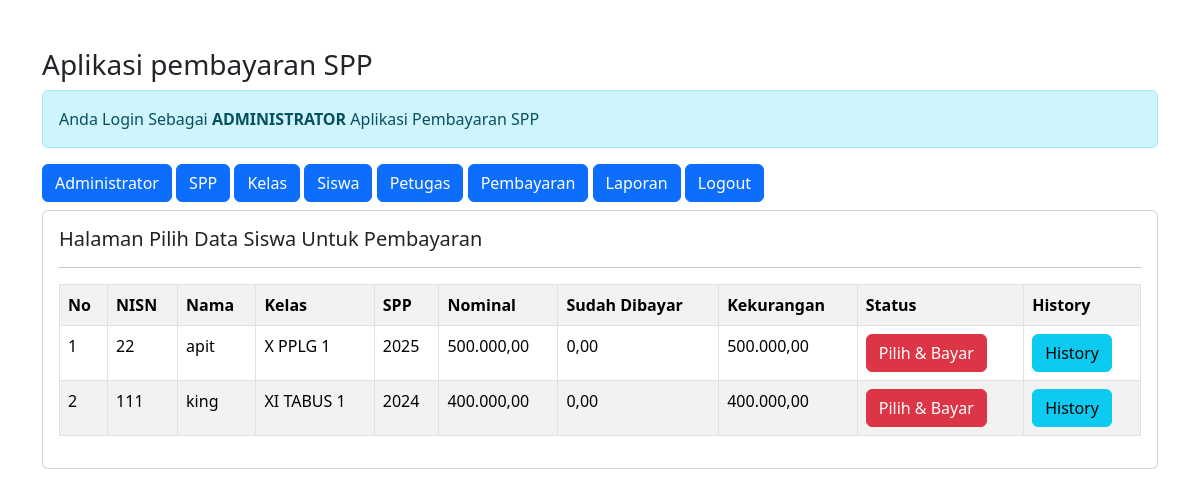
The page /admin/admin.php?url=pembayaran (signed in) on the database as committed earlier.
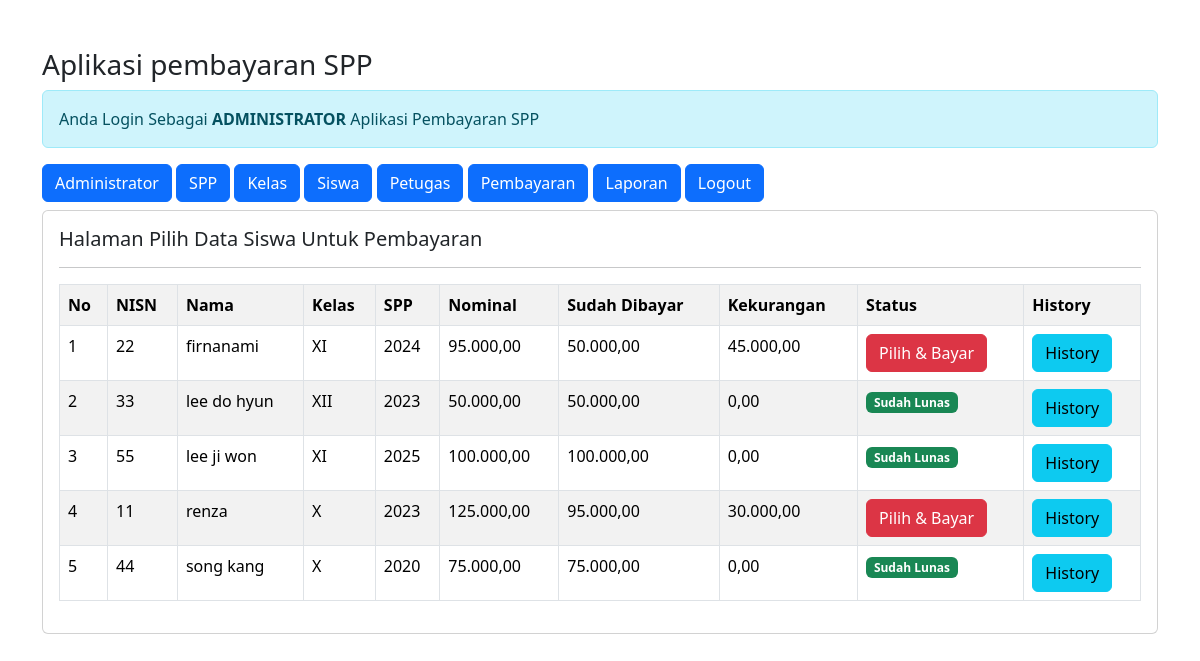
The same page on the database as committed later.
### tables this page shows
CREATE TABLE `siswa` (
  `nisn` int(10) NOT NULL,
  `nis` char(8) NOT NULL,
  `nama` varchar(35) NOT NULL,
  `id_kelas` int(11) NOT NULL,
  `alamat` text NOT NULL,
  `no_telp` varchar(13) NOT NULL,
  `id_spp` int(11) NOT NULL
);

CREATE TABLE `kelas` (
  `id_kelas` int(11) NOT NULL,
  `nama_kelas` varchar(10) NOT NULL,
  `kompetensi_keahlian` varchar(50) NOT NULL
);

CREATE TABLE `spp` (
  `id_spp` int(11) NOT NULL,
  `tahun` int(11) NOT NULL,
  `nominal` int(11) NOT NULL
);

### admin/pembayaran.php (the view)
<h5>Halaman Pilih Data Siswa Untuk Pembayaran</H5>
<hr>
<table class="table table-striped table-bordered">
    <tr class="fw-bold">
        <td>No</td>
        <td>NISN</td>
        <td>Nama</td>
        <td>Kelas</td>
        <td>SPP</td>
        <td>Nominal</td>
        <td>Sudah Dibayar</td>
        <td>Kekurangan</td>
        <td>Status</td>
        <td>History</td>
    </tr>
    <?php
    include'../koneksi.php';
    $no = 1;
    $sql = "SELECT*FROM siswa,spp,kelas WHERE siswa.id_kelas=kelas.id_kelas AND siswa.id_spp=spp.id_spp
     ORDER By nama ASC";
    $query = mysqli_query($koneksi, $sql);
    foreach($query as $data){
        $data_pembayaran = mysqli_query($koneksi, "SELECT SUM(jumlah_bayar) as jumlah_bayar FROM pembayaran WHERE nisn='$data[nisn]'");
        $data_pembayaran = mysqli_fetch_array($data_pembayaran);
        $sudah_bayar = $data_pembayaran['jumlah_bayar'];
        $kekurangan = $data['nominal']-$data_pembayaran['jumlah_bayar'];
        ?>
    <tr>
        <td><?= $no++; ?></td>
        <td><?= $data['nisn'] ?></td>
        <td><?= $data['nama'] ?></td>
        <td><?= $data['nama_kelas'] ?></td>
        <td><?= $data['tahun'] ?></td>
        <td><?= number_format($data['nominal'],2,',','.'); ?></td>
        <td><?= number_format($sudah_bayar,2,',','.'); ?></td>
        <td><?= number_format($kekurangan,2,',','.'); ?></td>
        <td>
            <?php
            if($kekurangan==0){
                echo"<span class='badge text-bg-success'> Sudah Lunas </span>";
            }else{ ?>
            <a href="?url=tambah-pembayaran&nisn=<?= $data['nisn'] ?>&kekurangan=<?= $kekurangan ?>" class="btn btn-danger"> Pilih & Bayar </a>
            <?php
            }
            ?>
        <td>
            <a href="?url=history-pembayaran&nisn=<?= $data['nisn'] ?>"
                class='btn btn-info'>History</a>
        </td>
    </tr>
        <?php  }
    ?>
</table>

Rows that differ between the two databases and show on the page:
removed siswa: nisn "111", nama "king", id_kelas.nama_kelas "XI TABUS 1", id_spp.tahun "2024", id_spp.nominal "400.000,00", sudah_bayar "0,00", kekurangan "400.000,00"
changed siswa id 22: nama "apit" → "firnanami"; id_kelas.nama_kelas "X PPLG 1" → "XI"; id_spp.tahun "2025" → "2024"; id_spp.nominal "500.000,00" → "95.000,00"; sudah_bayar "0,00" → "50.000,00"; kekurangan "500.000,00" → "45.000,00"
added siswa: nisn "33", nama "lee do hyun", id_kelas.nama_kelas "XII", id_spp.tahun "2023", id_spp.nominal "50.000,00", sudah_bayar "50.000,00", kekurangan "0,00", shows "Sudah Lunas"
added siswa: nisn "55", nama "lee ji won", id_kelas.nama_kelas "XI", id_spp.tahun "2025", id_spp.nominal "100.000,00", sudah_bayar "100.000,00", kekurangan "0,00", shows "Sudah Lunas"
added siswa: nisn "11", nama "renza", id_kelas.nama_kelas "X", id_spp.tahun "2023", id_spp.nominal "125.000,00", sudah_bayar "95.000,00", kekurangan "30.000,00"
added siswa: nisn "44", nama "song kang", id_kelas.nama_kelas "X", id_spp.tahun "2020", id_spp.nominal "75.000,00", sudah_bayar "75.000,00", kekurangan "0,00", shows "Sudah Lunas"
